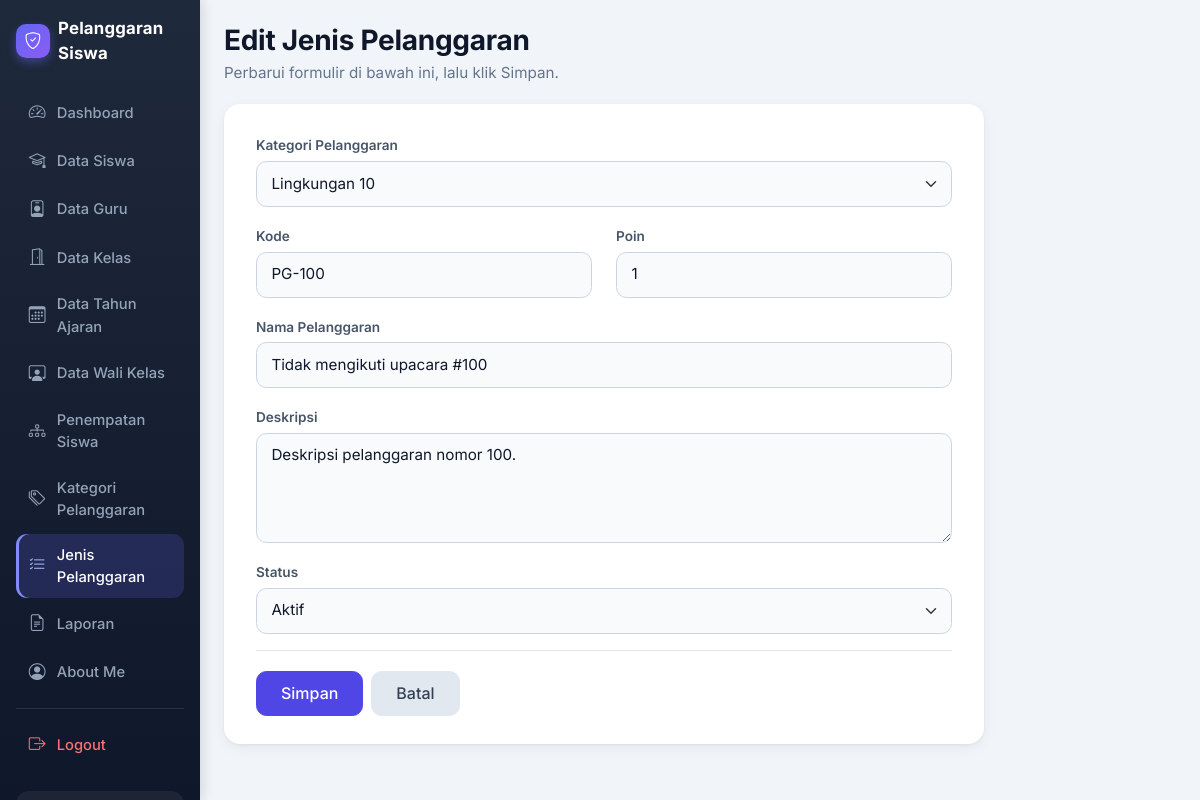
Page /edit_jenis_pelanggaran.php?id=100 (signed in) on the committed database.
### tables this page shows
CREATE TABLE `t_pelanggaran` (
  `id` int(11) NOT NULL,
  `pelanggaran_kategori_id` int(11) DEFAULT NULL,
  `kode` varchar(30) DEFAULT NULL,
  `nama` varchar(150) DEFAULT NULL,
  `poin` int(11) NOT NULL,
  `deskripsi` text NOT NULL,
  `status_aktif` tinyint(1) NOT NULL,
  `created_at` timestamp NOT NULL DEFAULT current_timestamp(),
  `updated_at` timestamp NOT NULL DEFAULT current_timestamp()
);

CREATE TABLE `t_pelanggaran_kategori` (
  `id` int(11) NOT NULL,
  `nama` varchar(100) DEFAULT NULL,
  `deskripsi` text NOT NULL,
  `status_aktif` tinyint(1) NOT NULL,
  `created_at` timestamp NOT NULL DEFAULT current_timestamp(),
  `updated_at` timestamp NOT NULL DEFAULT current_timestamp()
);

### edit_jenis_pelanggaran.php (called while the page is built, shortened)
<?php
include "config/koneksi.php";
include "includes/helper.php";
$id = (int) ($_GET['id'] ?? 0);
$jenis = ambil_satu($koneksi, "SELECT * FROM t_pelanggaran WHERE id = ?", 'i', $id);
$v = [
    'pelanggaran_kategori_id' => $jenis['pelanggaran_kategori_id'],
    'kode'         => $jenis['kode'] ?? '',
    'nama'         => $jenis['nama'] ?? '',
    'poin'         => (string) $jenis['poin'],
    'deskripsi'    => $jenis['deskripsi'] ?? '',
    'status_aktif' => (int) $jenis['status_aktif'],
];
$daftar_kategori = ambil_semua($koneksi,
    "SELECT id, nama FROM t_pelanggaran_kategori WHERE status_aktif = 1 OR id = ? ORDER BY nama ASC",
    'i', (int) $jenis['pelanggaran_kategori_id']);
$label_tombol = 'Simpan';
include 'layout/tambah_atas.php';
include 'layout/form_jenis_pelanggaran.php';
include 'layout/tambah_bawah.php';

### layout/form_jenis_pelanggaran.php (the view, shortened to what this page needs)
<?php
$galat = $galat ?? [];
$label_tombol = $label_tombol ?? 'Simpan';
?>
<form method="POST">
    <div class="mb-3">
        <label for="pelanggaran_kategori_id" class="form-label">Kategori Pelanggaran</label>
        <select name="pelanggaran_kategori_id" id="pelanggaran_kategori_id"
                class="form-select<?= kelas_invalid($galat, 'pelanggaran_kategori_id'); ?>" required>
            <?php foreach ($daftar_kategori as $kat) { ?>
                <option value="<?= (int) $kat['id']; ?>" <?= ((string) $v['pelanggaran_kategori_id'] === (string) $kat['id']) ? 'selected' : ''; ?>>
                    <?= htmlspecialchars($kat['nama']); ?>
                </option>
            <?php } ?>
        </select>
    </div>
    <div class="row">
        <div class="col-md-6 mb-3">
            <label for="kode" class="form-label">Kode</label>
            <input type="text" name="kode" id="kode" class="form-control<?= kelas_invalid($galat, 'kode'); ?>"
                   value="<?= htmlspecialchars((string) $v['kode']); ?>" placeholder="Contoh: PG-001" required>
        </div>
        <div class="col-md-6 mb-3">
            <label for="poin" class="form-label">Poin</label>
            <input type="number" name="poin" id="poin" min="0" class="form-control<?= kelas_invalid($galat, 'poin'); ?>"
                   value="<?= htmlspecialchars((string) $v['poin']); ?>" required>
        </div>
    </div>
    <div class="mb-3">
        <label for="nama" class="form-label">Nama Pelanggaran</label>
        <input type="text" name="nama" id="nama" class="form-control<?= kelas_invalid($galat, 'nama'); ?>"
               value="<?= htmlspecialchars((string) $v['nama']); ?>" required>
    </div>
    <div class="mb-3">
        <label for="deskripsi" class="form-label">Deskripsi</label>
        <textarea name="deskripsi" id="deskripsi" rows="3" class="form-control"><?= htmlspecialchars((string) $v['deskripsi']); ?></textarea>
    </div>
    <div class="mb-3">
        <label for="status_aktif" class="form-label">Status</label>
        <?= html_status_select($v['status_aktif']); ?>
    </div>
    <div class="td-actions">
        <button type="submit" name="simpan" class="btn btn-primary"><?= htmlspecialchars($label_tombol); ?></button>
        <a href="kelola_jenis_pelanggaran.php" class="btn btn-secondary">Batal</a>
    </div>
</form>

### includes/helper.php (shortened to what this page needs)
<?php
function kelas_invalid(array $galat, $kolom)
{
    return isset($galat[$kolom]) ? ' is-invalid' : '';
}
function html_status_select($nilai, $nama = 'status_aktif', $invalid = false)
{
    $n = ((string) $nilai === '0') ? '0' : '1';
    return '<select name="' . $nama . '" id="' . $nama . '" class="form-select' . ($invalid ? ' is-invalid' : '') . '">'
         . '<option value="1"' . ($n === '1' ? ' selected' : '') . '>Aktif</option>'
         . '<option value="0"' . ($n === '0' ? ' selected' : '') . '>Tidak Aktif</option>'
         . '</select>';
}
function ambil_semua($koneksi, $sql, $tipe = '', ...$param)
{
    $stmt = mysqli_prepare($koneksi, $sql);
    if ($tipe !== '') { mysqli_stmt_bind_param($stmt, $tipe, ...$param); }
    mysqli_stmt_execute($stmt);
    $hasil = mysqli_stmt_get_result($stmt);
    $baris = [];
    while ($hasil && ($r = mysqli_fetch_assoc($hasil))) { $baris[] = $r; }
    return $baris;
}
function ambil_satu($koneksi, $sql, $tipe = '', ...$param)
{
    $semua = ambil_semua($koneksi, $sql, $tipe, ...$param);
    return $semua[0] ?? null;
}

### assets/css/tambah_data.css (style rules this page uses)
.td-card form { max-width: none !important; }
.td-card .form-control, .td-card .form-select { padding: .65rem .9rem; font-size: .95rem; color: #0f172a; background-color: #f8fafc; border: 1px solid #cbd5e1; border-radius: .65rem; transition: border-color .15s, box-shadow .15s, background-color .15s; }
.td-card .form-control::placeholder { color: #94a3b8; }
.td-card .form-select { padding-right: 2.5rem; }
.td-card .form-label { margin-bottom: .35rem; font-size: .85rem; font-weight: 600; color: #475569; }
.td-actions { display: flex; gap: .5rem; margin-top: .5rem; padding-top: 1.25rem; border-top: 1px solid #e2e8f0; }
.td-card .td-actions .btn { padding: .6rem 1.5rem; border-radius: .65rem; font-weight: 500; }
.td-card textarea.form-control { min-height: 110px; resize: vertical; }

### layout/sidebar.php (style rules this page uses)
:root { --bs-primary: #4f46e5; --bs-primary-rgb: 79, 70, 229; --bs-body-font-family: 'Inter', system-ui, -apple-system, 'Segoe UI', Roboto, sans-serif; --sb-dark: #0f172a; --sb-dark-2: #1e293b; }
body { background: #f1f5f9; color: #334155; font-family: var(--bs-body-font-family); }
main .btn { border-radius: .6rem; font-weight: 500; transition: all .15s ease; }
.btn-primary { --bs-btn-bg: #4f46e5; --bs-btn-border-color: #4f46e5; --bs-btn-hover-bg: #4338ca; --bs-btn-hover-border-color: #4338ca; --bs-btn-active-bg: #3730a3; --bs-btn-active-border-color: #3730a3; --bs-btn-disabled-bg: #4f46e5; --bs-btn-disabled-border-color: #4f46e5; --bs-btn-focus-shadow-rgb: 99, 102, 241; }
main .btn-secondary { --bs-btn-bg: #e2e8f0; --bs-btn-border-color: #e2e8f0; --bs-btn-color: #334155; --bs-btn-hover-bg: #cbd5e1; --bs-btn-hover-border-color: #cbd5e1; --bs-btn-hover-color: #0f172a; --bs-btn-active-bg: #cbd5e1; --bs-btn-active-border-color: #cbd5e1; --bs-btn-active-color: #0f172a; }
main .form-control, main .form-select { border-radius: .6rem; border-color: #cbd5e1; }
main .form-label { font-weight: 500; color: #475569; }

### rows in the picture
t_pelanggaran: pelanggaran_kategori_id "Lingkungan 10", kode "PG-100", poin "1", nama "Tidak mengikuti upacara #100", deskripsi "Deskripsi pelanggaran nomor 100.", status_aktif "Aktif"

### other values in the picture
$item[0] "Dashboard"
$item[0] "Data Siswa"
$item[0] "Data Guru"
$item[0] "Data Kelas"
$item[0] "Data Tahun Ajaran"
$item[0] "Data Wali Kelas"
$item[0] "Penempatan Siswa"
$item[0] "Kategori Pelanggaran"
$item[0] "Jenis Pelanggaran"
$item[0] "Laporan"
$item[0] "About Me"
$judul "Edit Jenis Pelanggaran"
$deskripsi "Perbarui formulir di bawah ini, lalu klik Simpan."
$label_tombol "Simpan"
